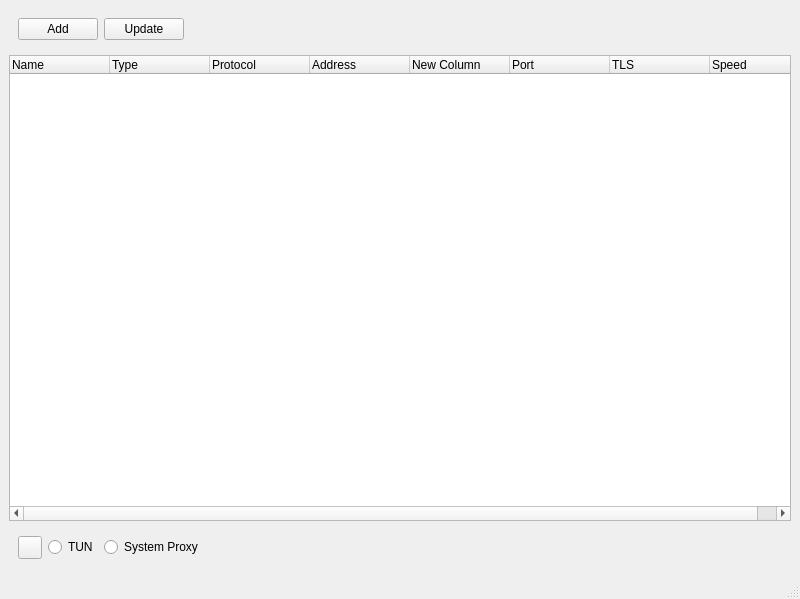
<?xml version="1.0" encoding="UTF-8"?>
<ui version="4.0">
 <class>MainWindow</class>
 <widget class="QMainWindow" name="MainWindow">
  <property name="geometry">
   <rect>
    <x>0</x>
    <y>0</y>
    <width>800</width>
    <height>599</height>
   </rect>
  </property>
  <property name="minimumSize">
   <size>
    <width>716</width>
    <height>0</height>
   </size>
  </property>
  <property name="maximumSize">
   <size>
    <width>800</width>
    <height>600</height>
   </size>
  </property>
  <property name="windowTitle">
   <string>UI_TITLE_123</string>
  </property>
  <widget class="QWidget" name="centralwidget">
   <layout class="QVBoxLayout" name="verticalLayout">
    <item>
     <widget class="QWidget" name="widget" native="true">
      <property name="styleSheet">
       <string notr="true"/>
      </property>
      <layout class="QHBoxLayout" name="horizontalLayout">
       <item>
        <widget class="QPushButton" name="btnAddSubscription">
         <property name="styleSheet">
          <string notr="true"/>
         </property>
         <property name="text">
          <string>Add</string>
         </property>
        </widget>
       </item>
       <item>
        <widget class="QPushButton" name="btnUpdate">
         <property name="text">
          <string>Update</string>
         </property>
        </widget>
       </item>
       <item>
        <spacer name="horizontalSpacer">
         <property name="orientation">
          <enum>Qt::Orientation::Horizontal</enum>
         </property>
         <property name="sizeHint" stdset="0">
          <size>
           <width>40</width>
           <height>20</height>
          </size>
         </property>
        </spacer>
       </item>
      </layout>
     </widget>
    </item>
    <item>
     <widget class="QTreeWidget" name="treeWidget">
      <column>
       <property name="text">
        <string>Name</string>
       </property>
      </column>
      <column>
       <property name="text">
        <string>Type</string>
       </property>
      </column>
      <column>
       <property name="text">
        <string>Protocol</string>
       </property>
      </column>
      <column>
       <property name="text">
        <string>Address</string>
       </property>
      </column>
      <column>
       <property name="text">
        <string>New Column</string>
       </property>
      </column>
      <column>
       <property name="text">
        <string>Port</string>
       </property>
      </column>
      <column>
       <property name="text">
        <string>TLS</string>
       </property>
      </column>
      <column>
       <property name="text">
        <string>Speed</string>
       </property>
      </column>
     </widget>
    </item>
    <item>
     <widget class="QWidget" name="widget_2" native="true">
      <layout class="QHBoxLayout" name="horizontalLayout_2">
       <item>
        <widget class="QToolButton" name="btnStart">
         <property name="text">
          <string/>
         </property>
        </widget>
       </item>
       <item>
        <widget class="QRadioButton" name="rdbtnTun">
         <property name="text">
          <string>TUN</string>
         </property>
        </widget>
       </item>
       <item>
        <widget class="QRadioButton" name="rdbtnSysProxy">
         <property name="text">
          <string>System Proxy</string>
         </property>
        </widget>
       </item>
       <item>
        <spacer name="horizontalSpacer_2">
         <property name="orientation">
          <enum>Qt::Orientation::Horizontal</enum>
         </property>
         <property name="sizeHint" stdset="0">
          <size>
           <width>40</width>
           <height>20</height>
          </size>
         </property>
        </spacer>
       </item>
      </layout>
     </widget>
    </item>
   </layout>
  </widget>
  <widget class="QStatusBar" name="statusbar"/>
 </widget>
 <resources/>
 <connections/>
</ui>
